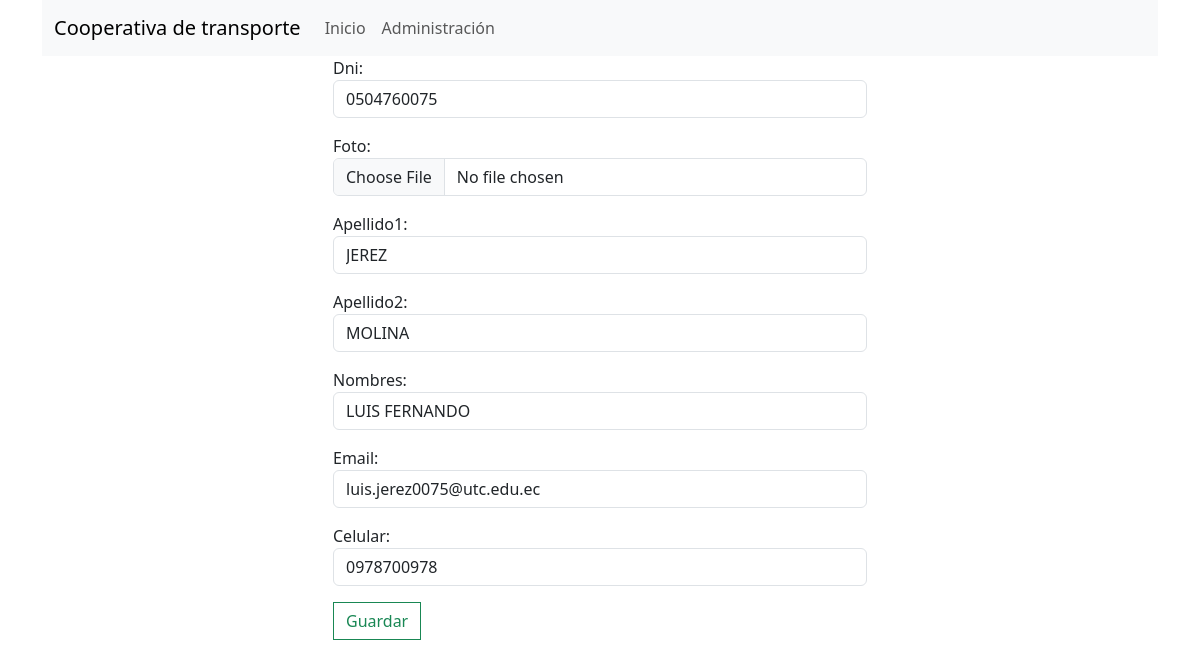
Screenshot of /conductores/administracion/editar/1 with the database file from the repository.
### Apps/conductores/models.py (models this page shows, shortened)
class Conductores(models.Model):
    id = models.AutoField(primary_key=True)
    dni = models.CharField(unique=True, max_length=10)
    foto = models.ImageField(upload_to='conductores/', default='conductores/conductor_default.png')
    apellido1 = models.CharField(max_length=150)
    apellido2 = models.CharField(max_length=150)
    nombres = models.CharField(max_length=150)
    email = models.EmailField()
    celular = models.CharField(max_length=10)

### Apps/conductores/views.py (the view)
# urls.py: path('administracion/editar/<int:id>', views.editar),
def editar(request, id):
    conductor = Conductores.objects.get(id=id)
    form = ConductoresForm(instance=conductor)
    if request.method == 'POST':
        try:
            form = ConductoresForm(request.POST, request.FILES, instance = conductor)
            if form.is_valid():
                form.save()
                messages.success(request, 'Se guardó con éxito el Conductor')
            else:
                messages.warning(request, 'Rellena los campos adecuadamente')
        except Exception as e:
            messages.error(request, e)
        return redirect('/conductores/')
    else:
        return render(request, 'administracion_conductores.html', {'form': form})

### Apps/conductores/models.py
class ConductoresForm(ModelForm):
    class Meta:
        model = Conductores
        fields = '__all__'
        widgets = {
            'dni': forms.TextInput(attrs={'class': 'form-control'}),
            'foto': forms.FileInput(attrs={'class':'form-control'}),
            'apellido1': forms.TextInput(attrs={'class': 'form-control'}),
            'apellido2': forms.TextInput(attrs={'class': 'form-control'}),
            'nombres': forms.TextInput(attrs={'class': 'form-control'}),
            'email': forms.EmailInput(attrs={'class': 'form-control'}),
            'celular': forms.TextInput(attrs={'class': 'form-control'}),
        }

### Apps/conductores/templates/administracion_conductores.html (shortened to what this page needs)
{% extends 'base.html' %}
{% block body %}
    <div class="d-flex justify-content-center" >
        <div class="w-50 row">
            <form action="" method="post">
                {{form.as_p}}
                <button class="rounded-0 btn btn-outline-success" type="submit">Guardar</button>
            </form>
        </div>
    </div>
{% endblock %}

### rows the page displays
Conductores: dni "0504760075", apellido1 "JEREZ", apellido2 "MOLINA", nombres "LUIS FERNANDO", email "luis.jerez0075@utc.edu.ec", celular "0978700978"
